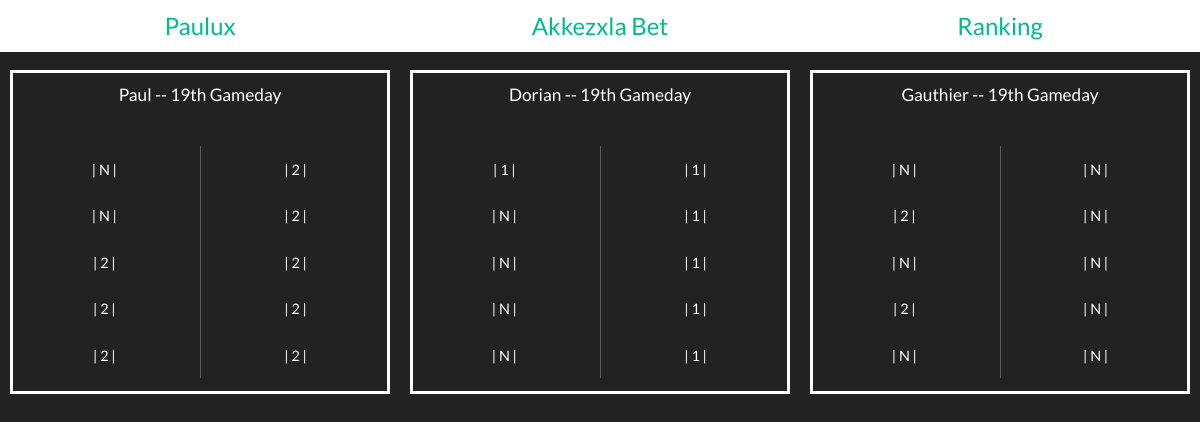
Screenshot of /bet-panorama.php (signed in) with the database file from the repository.
### tables this page shows
CREATE TABLE `bet` (
  `id` int(11) NOT NULL,
  `gameday` varchar(25) NOT NULL,
  `surname` varchar(50) NOT NULL,
  `match1` varchar(5) NOT NULL,
  `match2` varchar(5) NOT NULL,
  `match3` varchar(5) NOT NULL,
  `match4` varchar(5) NOT NULL,
  `match5` varchar(5) NOT NULL,
  `match6` varchar(5) NOT NULL,
  `match7` varchar(5) NOT NULL,
  `match8` varchar(5) NOT NULL,
  `match9` varchar(5) NOT NULL,
  `match10` varchar(5) NOT NULL
);

### connectExcel.php (called while the page is built, shortened)
<?php
require_once "connect.php";
try {
    $getResult = "SELECT * FROM result";
    $reqGetResult = $db->prepare($getResult);
    $SubmitGetResult = $reqGetResult->execute();
    $result = $reqGetResult->fetchAll();
}
catch (PDOException $e) {
    $db = null;
    echo 'Erreur : '.$e->getMessage();
}
$resultDay = 1;
if(!empty($result)) {
    for($i = 0; $i < count($result); $i++) {
        if($result[$i]['gameday'] > $resultDay) {
            $resultDay = $result[$i]['gameday'];
            $gameDay = $resultDay + 1;
        }
    }
}
else {
    $resultDay = 22;
    $gameDay = $resultDay + 1;
}
?>

### checkExistingTicket.php (called while the page is built, shortened)
<?php
require_once "connectExcel.php";
?>

### bet-panorama.php (the view, shortened to what this page needs)
<?php
include_once "_head.php";
include_once "_nav.php";
require_once "connectExcel.php";
$viewBet = "SELECT * from bet Where gameday=".$gameDay."";
$reqViewBet = $db->prepare($viewBet);
$betSubmit = $reqViewBet->execute();
$bet = $reqViewBet->fetchAll();
?>
<body>
    <main>
        <div class="panorama">
<?php
    for ($i = 0; $i < count($bet); $i++) {
?>
        <div class="user">
            <div class="ticket-surname">
                <p>
                <?php
                echo $bet[$i]['surname'];?> -- <?php echo $bet[$i]['gameday'];?>th Gameday
                </p>
                </div>
            <div class="user-bet">
                <div class="user-ticket">
            <?php
            for ($j = 1; $j < 6; $j++) {
            ?>
                <p class="user-result"><?php
                $resultTicket1 = $bet[$i]['match'.$j.''];
                    ?><span class="team"><?php echo $ticket1[$j - 1][0];?></span>
                    <span class="team-choice"><?php echo "| ".$resultTicket1." |";?></span>
                </p>
            <?php
            }
            ?>
            </div>
            <div class="user-ticket">
            <?php
            for ($j = 6; $j < 11; $j++) {
            ?>
                <p class="user-result"><?php
                $resultTicket2 = $bet[$i]['match'.$j.''];
                    ?><span class="team"><?php echo $ticket2[$j - 6][0];?></span>
                    <span class="team-choice"><?php echo "| ".$resultTicket2." |";?></span>
                </p><?php
            }
?>
            </div>
</div>
            </div>
<?php
}
?>
        </div>
    </main>
</body>

### style.css (style rules this page uses)
* { margin: 0; padding: 0; }
main { width: 100%; display: flex; flex-direction: column; align-items: center; }
.panorama { display: grid; grid-template-rows: 1fr 1fr; grid-template-columns: 1fr 1fr 1fr; width: 100%; margin: 0; height: 90vh; }
.user { display: flex; flex-direction: column; width: 95%; height: 90%; border: solid; justify-self: center; align-self: center; justify-content: space-evenly; font-size: 0.9em; }
.user-bet { display: flex; justify-content: center; height: 100%; }
.user-ticket { display: flex; flex-direction: column; width: 100%; justify-content: space-evenly; align-items: center; }
.user-result { display: flex; justify-content: space-evenly; align-items: center; margin: 0; width: 100%; }
.ticket-surname { text-align: center; margin: 2.5%; font-size: 1.2em; }
.team-choice { width: 15%; display: flex; justify-content: center; }
:root { --effect: hover 0.75s linear infinite; }

### rows the page displays
bet: surname "Paul", gameday "19", match1 "N", match2 "N", match3 "2", match4 "2", match5 "2", match6 "2", match7 "2", match8 "2", match9 "2", match10 "2"
bet: surname "Dorian", gameday "19", match1 "1", match2 "N", match3 "N", match4 "N", match5 "N", match6 "1", match7 "1", match8 "1", match9 "1", match10 "1"
bet: surname "Gauthier", gameday "19", match1 "N", match2 "2", match3 "N", match4 "2", match5 "N", match6 "N", match7 "N", match8 "N", match9 "N", match10 "N"

### other values shown
$_SESSION['user'] "Paulux"
